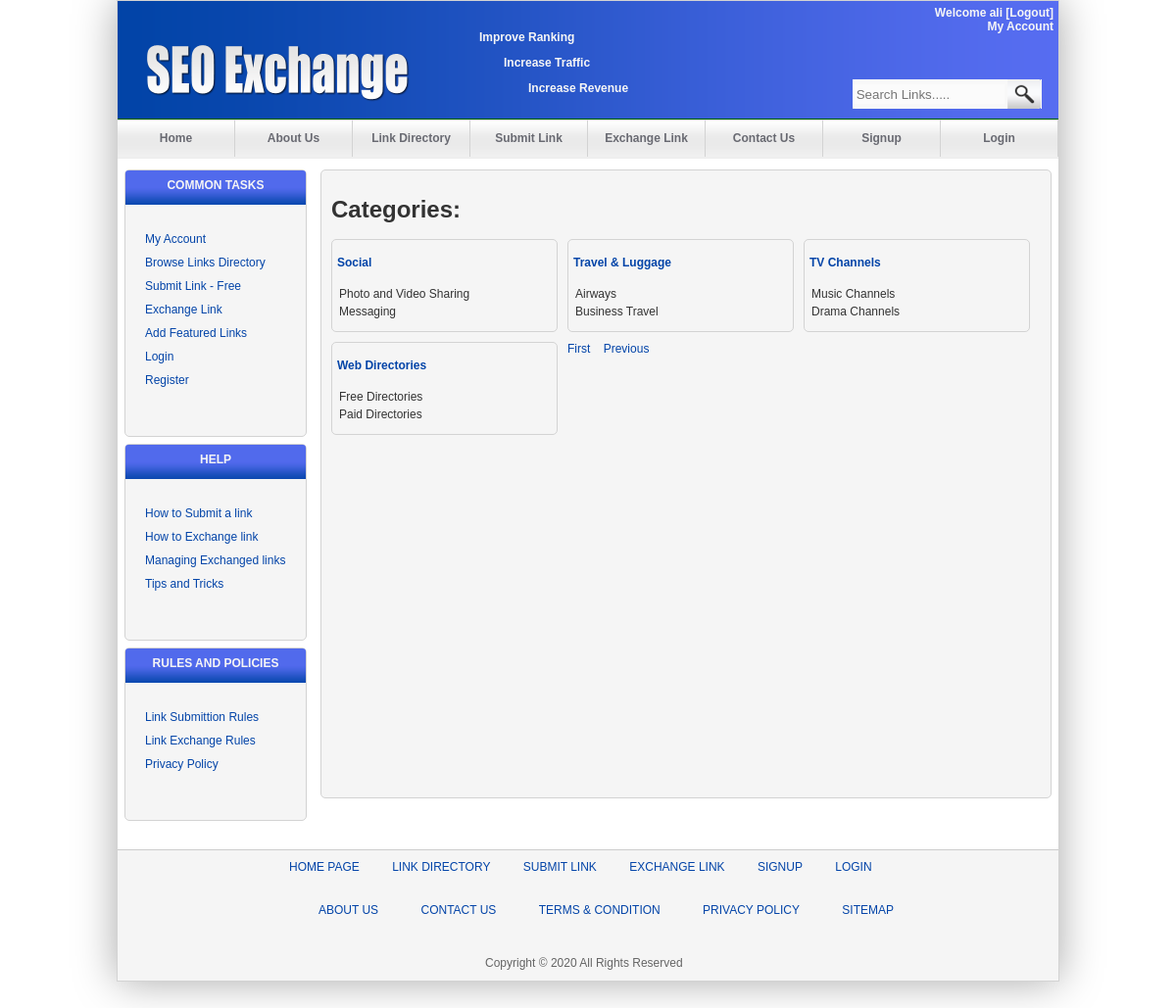
Screenshot of /LinkDirectory.php?pageNum_RecordsetCategories=1&totalRows_RecordsetCategories=19 (signed in) with the database file from the repository.
### tables this page shows
CREATE TABLE IF NOT EXISTS `subcategory` (
  `id` int(11) NOT NULL AUTO_INCREMENT,
  `Name` varchar(30) NOT NULL,
  PRIMARY KEY (`id`)
);

### LinkDirectory.php (the view, shortened to what this page needs)
<?php require_once('Connections/seoExchangeDbConnection.php'); ?>
<?php
if (!function_exists("GetSQLValueString")) {
function GetSQLValueString($theValue, $theType, $theDefinedValue = "", $theNotDefinedValue = "")
{
  $theValue = function_exists("mysql_real_escape_string") ? mysql_real_escape_string($theValue) : mysql_escape_string($theValue);
  switch ($theType) {
    case "text":
      $theValue = ($theValue != "") ? "'" . $theValue . "'" : "NULL";
      break;
  }
  return $theValue;
}
}
$currentPage = $_SERVER["PHP_SELF"];
$maxRows_RecordsetCategories = 15;
$pageNum_RecordsetCategories = 0;
if (isset($_GET['pageNum_RecordsetCategories'])) {
  $pageNum_RecordsetCategories = $_GET['pageNum_RecordsetCategories'];
}
$startRow_RecordsetCategories = $pageNum_RecordsetCategories * $maxRows_RecordsetCategories;
$query_RecordsetCategories = "SELECT DISTINCT category.name FROM category ORDER BY category.name";
$query_limit_RecordsetCategories = sprintf("%s LIMIT %d, %d", $query_RecordsetCategories, $startRow_RecordsetCategories, $maxRows_RecordsetCategories);
$RecordsetCategories = mysql_query($query_limit_RecordsetCategories, $seoExchangeDbConnection) or die(mysql_error());
$row_RecordsetCategories = mysql_fetch_assoc($RecordsetCategories);
if (isset($_GET['totalRows_RecordsetCategories'])) {
  $totalRows_RecordsetCategories = $_GET['totalRows_RecordsetCategories'];
} else {
  $all_RecordsetCategories = mysql_query($query_RecordsetCategories);
  $totalRows_RecordsetCategories = mysql_num_rows($all_RecordsetCategories);
}
$totalPages_RecordsetCategories = ceil($totalRows_RecordsetCategories/$maxRows_RecordsetCategories)-1;
$queryString_RecordsetCategories = "";
$queryString_RecordsetCategories = sprintf("&totalRows_RecordsetCategories=%d%s", $totalRows_RecordsetCategories, $queryString_RecordsetCategories);
?>
<!DOCTYPE html PUBLIC "-//W3C//DTD XHTML 1.0 Transitional//EN" "http://www.w3.org/TR/xhtml1/DTD/xhtml1-transitional.dtd">
<html xmlns="http://www.w3.org/1999/xhtml">
<head>
<link href="Styles/main.css" rel="stylesheet" type="text/css" />
<link href="SpryAssets/SpryMenuBarHorizontal.css" rel="stylesheet" type="text/css" />
</head>
<body>
<div id="HeaderText">
  <p>Improve Ranking</p>
  <p style="text-indent:25px">Increase Traffic</p>
  <p style="text-indent:50px">Increase Revenue</p>
</div>
<div id="container">
  <div id="header">
    <div id="logo"> <a href="index.php"><img src="images/Logo SEO Exchange.png" width="268" height="58" alt="seo Exchange Logo" longdesc="index.php" border="none;"/></a></div>
    <div id="navbar">
      <ul id="MenuBar1" class="MenuBarHorizontal">
        <li><a href="index.php">Home</a></li>
        <li><a href="AboutUs.php">About Us</a></li>
        <li><a href="LinkDirectory.php">Link Directory</a></li>
        <li><a href="SubmitLink.php">Submit Link</a></li>
        <li><a href="ExchangeLink.php">Exchange Link</a></li>
        <li><a href="ContactUs.php">Contact Us</a></li>
        <li><a href="Signup.php">Signup</a></li>
        <li><a href="login.php">Login</a></li>
      </ul>
    </div>
    <div id="DivUserWelcome">
      <?php
	   $urlLogout="<a href='/doLogout.php' style='color:#F6F6F6'> [Logout] </a>";
if (isset($_SESSION['MM_Username'])){echo "Welcome  ".$_SESSION['MM_Username']."  ".$urlLogout;
         echo  "<br /><a href='/myAccount.php' style='color:#F6F6F6'> My Account </a><br />";}?>
    </div>
    <div id="searchbar">
      <form id="Searchform" name="Searchform" method="get" action="Search.php">
        <input name="searchField" type="text" id="searchField" placeholder=" Search Links....." />
        <input type="submit" name="searchButton" id="searchButton" value="  " />
      </form>
    </div>
  </div>
  <div id="main">
    <div id="sidebar">
      <div class="panel">
        <div class="panelHeading">Common Tasks</div>
        <div class="panelBody">
          <ul>
            <?php
		  if (isset($_SESSION['MM_Username'])){?>
            <li><a href="../myAccount.php">My Account</a></li>
            <?php }?>
            <a href="/LinkDirectory.php">
            <li>Browse Links Directory</li>
            </a> <a href="/SubmitLink.php">
            <li>Submit Link - Free</li>
            </a> <a href="/ExchangeLink.php">
            <li>Exchange Link</li>
            </a> <a href="/AddFeatured.php">
            <li>Add Featured Links</li>
            </a> <a href="/login.php">
            <li>Login</li>
            </a> <a href="/Signup.php">
            <li>Register</li>
            </a>
          </ul>
        </div>
      </div>
      <div class="panel">
        <div class="panelHeading">Help</div>
        <div class="panelBody">
          <ul>
            <a href="/HowToSubmitLink.php">
            <li>How to Submit a link</li>
            </a> <a href="/HowToExchange.php">
            <li>How to Exchange link</li>
            </a> <a href="/HowToManage.php">
            <li>Managing Exchanged links</li>
            </a> <a href="/Tips.php">
            <li>Tips and Tricks</li>
            </a>
          </ul>
        </div>
      </div>
      <div class="panel">
        <div class="panelHeading">Rules and policies</div>
        <div class="panelBody">
          <ul>
            <a href="/LinkSubmitRules.php">
            <li>Link Submittion Rules</li>
            </a> <a href="/LinkExchangeRules.php">
            <li>Link Exchange Rules</li>
            </a> <a href="/Privacy.php">
            <li>Privacy Policy</li>
            </a>
          </ul>
        </div>
      </div>
    </div>
    <div id="content">
      <div class="panel">
        <div class="panelBody" style="height:600px">
          <h1>Categories: </h1>
          <ul>
            <?php do { ?>
              <li>
                <h4> <a href="subCategories.php<?php echo "?catname=".urlencode($row_RecordsetCategories['name']);?>"><?php echo $row_RecordsetCategories['name']; ?></a> </h4>
                <?php mysql_select_db($database_seoExchangeDbConnection, $seoExchangeDbConnection);
		$query_RecordsetSubCategories=sprintf("SELECT subcategory.Name FROM subcategory INNER JOIN category ON subcategory.id=category.subcategory
WHERE category.name =%s LIMIT 2",GetSQLValueString($row_RecordsetCategories['name'], "text"));
	$RecordsetSubCategories = mysql_query($query_RecordsetSubCategories, $seoExchangeDbConnection) or die(mysql_error());
	$row_RecordsetSubCategories = mysql_fetch_assoc($RecordsetSubCategories);
	do{ echo "<table>
  	<tr><td>".$row_RecordsetSubCategories['Name']."</td>
  	</tr>
	</table>";
		}while ($row_RecordsetSubCategories = mysql_fetch_assoc($RecordsetSubCategories));
?>
            </li>
            <?php } while ($row_RecordsetCategories = mysql_fetch_assoc($RecordsetCategories)); ?>
          </ul>
          <p>
            <?php if ($totalRows_RecordsetCategories > 0) {  ?>
              <?php if ($pageNum_RecordsetCategories > 0) {  ?>
                <span style="width:40px"> <a href="<?php printf("%s?pageNum_RecordsetCategories=%d%s", $currentPage, 0, $queryString_RecordsetCategories); ?>">First&nbsp;</a></span>
                <?php }  ?>
              <?php }  ?>
            <a href="<?php printf("%s?pageNum_RecordsetCategories=%d%s", $currentPage, max(0, $pageNum_RecordsetCategories - 1), $queryString_RecordsetCategories); ?>">&nbsp;
            <?php if ($totalRows_RecordsetCategories > 0) {  ?>
              <?php if ($pageNum_RecordsetCategories > 0) {  ?>
                Previous
                <?php }  ?>
              <?php }  ?>
            &nbsp;&nbsp;&nbsp;</a> <a href="<?php printf("%s?pageNum_RecordsetCategories=%d%s", $currentPage, min($totalPages_RecordsetCategories, $pageNum_RecordsetCategories + 1), $queryString_RecordsetCategories); ?>">&nbsp;&nbsp;&nbsp;
            &nbsp;</a> <a href="<?php printf("%s?pageNum_RecordsetCategories=%d%s", $currentPage, $totalPages_RecordsetCategories, $queryString_RecordsetCategories); ?>">&nbsp;
            </a>
          </p>
        </div>
      </div>
    </div>
  </div>
  <div id="footer">
    <div id="footnav">
      <ul>
        <a href="index.php">
        <li>Home Page</li>
        </a> <a href="LinkDirectory.php">
        <li>link directory</li>
        </a> <a href="SubmitLink.php">
        <li>submit link</li>
        </a> <a href="ExchangeLink.php">
        <li>exchange link</li>
        </a> <a href="Signup.php">
        <li>signup</li>
        </a> <a href="login.php">
        <li>Login</li>
        </a>
      </ul>
    </div>
    <div id="footcontent">
      <ul>
        <a href="AboutUs.php">
        <li>About Us</li>
        </a> <a href="ContactUs.php">
        <li>Contact Us</li>
        </a> <a href="TermConditions.php">
        <li>Terms & Condition</li>
        </a> <a href="Privacy.php">
        <li>Privacy Policy</li>
        </a> <a href="index.php">
        <li>Sitemap</li>
        </a>
      </ul>
    </div>
    <div id="copyright">
      Copyright &copy; <?php echo date('Y');?> All Rights Reserved </div>
  </div>
</div>
</body>
</html>

### Styles/main.css (style rules this page uses)
body,td,th { font-family: Arial, Helvetica, sans-serif; font-size: 12px; color: #333; margin: 0px; padding: 0px; }
body { background-color: #FFF; margin-top: 0px; margin-bottom: 30px; }
a:link { color: #0344a8; text-decoration: none; }
h1 { color: #333; }
#container { height: 1000px; width: 960px; margin: auto; border: solid 1px lightgray; box-shadow: 0px 0px 40px darkGray; }
#logo { height: 58px; width: 268px; margin-top: 45px; margin-right: 30px; margin-bottom: 30px; margin-left: 30px; position: absolute; }
#header { background-color: #060; height: 160px; width: 960px; background-image: url(../images/bannerbg.png); background-repeat: no-repeat; position: relative; margin-top: 0px; }
#HeaderText { position:absolute; left:439px; top:19px; width:192px; height:85px; z-index:1; font-size: 12px; font-weight: bold; color: #F6F6F6; margin-left: 50px; font-family: Verdana, Geneva, sans-serif; }
#searchbar { background-color: #E6E6E6; height: 30px; width: 190px; margin-bottom: 10px; margin-right: 10px; position: absolute; top: 80px; margin-left: 750px; }
#navbar { height: 40px; width: 960px; text-align: center; background-image:url(../images/bgNavbar.png); background-repeat: repeat-x; position: relative; padding: 0px; top: 121px; }
#Searchform { background-color: #F8F8F8; font-family: Arial, Helvetica, sans-serif; height: 30px; width: 193px; border-right-width: 0px; border-bottom-left-radius: 3px; }
#searchField { background-color: #FBFBFB; font-family: Arial, Helvetica, sans-serif; height: 20px; width: 155px; margin: 0px; padding: 0px; border-top-style: none; border-right-style: none; border-bottom-style: none; border-left-style: none; color: #333; }
#searchButton { background-image: url(../images/searchlogo.png); height: 30px; width: 34px; border-top-style: none; border-right-style: none; border-bottom-style: none; border-left-style: none; cursor: pointer; }
#sidebar { float: left; height: 600px; width: 200px; position: relative; }
#main { height: 660px; width: 960px; margin-top: 5px; }
.panel { background-color: whiteSmoke; position: relative; height: auto; border: solid 1px lightgray; border-radius: 5px; margin: 7px; width: auto; padding-bottom: 20px; }
#footer { background-color: whiteSmoke; height: 133px; width: 960px; float: right; border-top: 1px solid #CCC; }
#footnav ul { margin-top: 10px; margin-right: 125px; margin-bottom: 10px; margin-left: 125px; }
#footcontent ul { margin-top: 10 .px; margin-right: 145px; margin-bottom: 10px; margin-left: 145px; margin-top: 30px; }
#copyright { font-family: Arial, Helvetica, sans-serif; color: #656565; padding-right: 375px; padding-left: 375px; margin-top: 40px; }
#content .panel .panelBody { width: auto; height: auto; padding: 10px; }
#footnav ul li { display: inline; margin-right: 15px; margin-bottom: 5px; margin-left: 5px; padding: 5px; font-family: Tahoma, Geneva, sans-serif; text-transform: uppercase; color: #0344a8; }
#footcontent ul li { display: inline; margin-right: 15px; margin-bottom: 5px; margin-left: 15px; padding: 5px; font-family: Tahoma, Geneva, sans-serif; text-transform: uppercase; color: #0344a8; }
#content { width: 760px; float: right; height: 701px; }
#DivUserWelcome { position:absolute; height:23px; z-index:1; top: 5px; font-size: 12px; font-weight: bold; color: #F6F6F6; font-family: Verdana, Geneva, sans-serif; text-align: right; right: 5px; float: right; }
.panelHeading { font-family: Tahoma, Geneva, sans-serif; background-image: url(../images/bgPanelHeading.png); background-repeat: repeat-x; height: 35px; position: relative; border-top-left-radius: 3px; border-top-right-radius: 3px; font-weight: bold; text-transform: uppercase; color: #f5f5f5; text-align: center; padding-top: 8px; }
.panelBody { padding: 10px; }
.panelBody ul li { font-family: Tahoma, Geneva, sans-serif; color: #0344a8; list-style-type: none; font-weight: normal; padding-bottom: 10px; }
.panelBody ul { margin: 10px; padding: 0px; }
h4 { font-family: Tahoma, Geneva, sans-serif; color: #0344a8; font-weight: bold; }

### LinkDirectory.php (style rules this page uses)
#main #content .panel .panelBody ul { margin: 0; padding: 0; list-style-type: none; width: auto; }
#main #content .panel .panelBody ul li { padding: 5px; padding-top: 0px; list-style-type: none; position: relative; text-align: left; float: left; width: 219px; border: solid 1px lightgray; margin-right: 10px; margin-bottom: 10px; height: 88px; border-radius: 5px; }
a:link { text-decoration: none; }

### rows the page displays
subcategory: Name "Photo and Video Sharing"
subcategory: Name "Messaging"
subcategory: Name "Airways"
subcategory: Name "Business Travel"
subcategory: Name "Music Channels"
subcategory: Name "Drama Channels"
subcategory: Name "Free Directories"
subcategory: Name "Paid Directories"

### other values shown
$_SESSION['MM_Username'] "ali"
$row_RecordsetCategories['name'] "Social"
$row_RecordsetCategories['name'] "Travel & Luggage"
$row_RecordsetCategories['name'] "TV Channels"
$row_RecordsetCategories['name'] "Web Directories"
